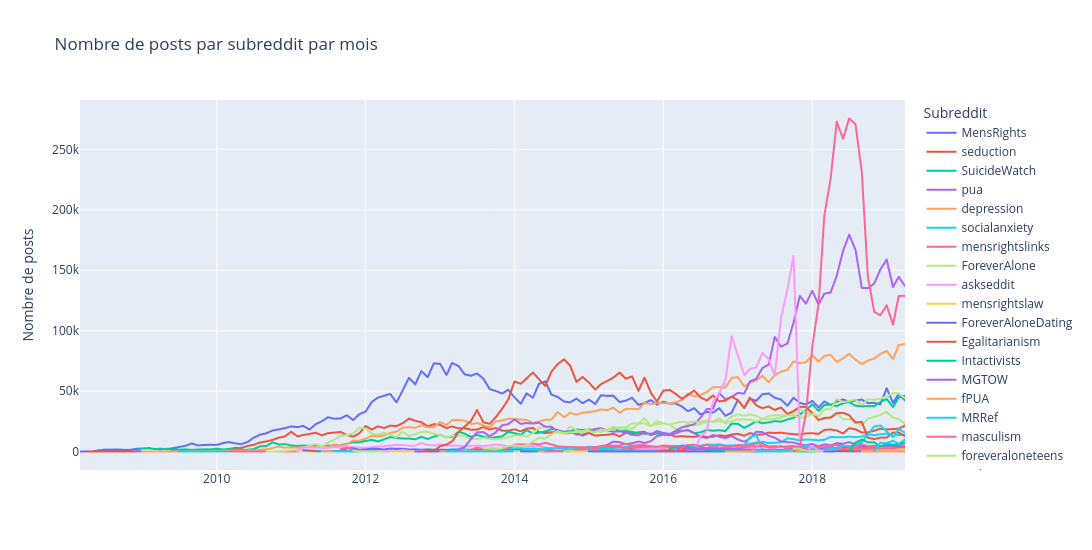

Notebook code for this chart:
### Code cell
import plotly.express as px
# 3. Plot
fig = px.line(
    counts,
    x='period',
    y='n_posts',
    color='subreddit',
    title='Nombre de posts par subreddit par mois',
    labels={'period': '', 'n_posts': 'Nombre de posts', 'subreddit': 'Subreddit'},
)

fig.update_layout(
    width=1100,
    height=550,
    hovermode='x unified',        # tooltip groupé par date
    legend=dict(
        title='Subreddit',
        bgcolor='rgba(0,0,0,0)',
    )
)

fig.show()
